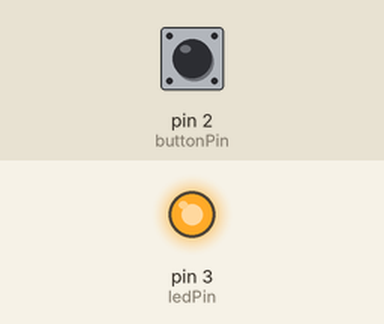
A sketch run on a simulated Arduino Uno, built with avr-gcc and run on an emulated ATmega328P. On the bench: output pins drawn as LEDs (lit = HIGH). Inputs (shaded band) come from the test bench; at power-on: pin 2 (buttonPin) HIGH.

Above: at 0.2 s.
Timing chart, 0 to 1.7 s (numbered marks = the images above):
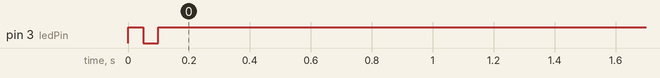

The sketch:

W09_06_HCI_test.ino
```cpp
// W09_07_HCI_test
// button and LED only, no motors

int buttonPin =   2 ;  // circuits are where?
int ledPin    =   3 ;

void setup() {
  // put your setup code here, to run once:
    pinMode(buttonPin, INPUT  );  // directions?
    pinMode(ledPin,    OUTPUT );

     do{
      // what does this block do ?
        digitalWrite(ledPin, 1);
        delay(50);
        digitalWrite(ledPin, 0);
        delay(50);
      //
     } while( digitalRead( buttonPin ) == 0 ); // while NOT pressed, DO (loop)
}

void loop() {
  digitalWrite(ledPin, 1);  // turn LED on and leave it
}
```

Measured:
- by itself, pin 3 (ledPin): HIGH → LOW at 0.05 s, → HIGH 0.05 s later
